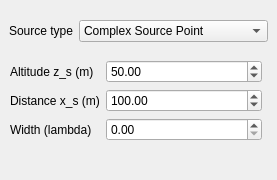
      <widget class="QWidget" name="tab_4">
       <attribute name="title">
        <string>source</string>
       </attribute>
       <widget class="QWidget" name="layoutWidget">
        <property name="geometry">
         <rect>
          <x>9</x>
          <y>20</y>
          <width>259</width>
          <height>31</height>
         </rect>
        </property>
        <layout class="QFormLayout" name="formLayout_9">
         <item row="0" column="0">
          <widget class="QLabel" name="apodisationLabel_3">
           <property name="text">
            <string>Source type</string>
           </property>
          </widget>
         </item>
         <item row="0" column="1">
          <widget class="QComboBox" name="sourceTypeComboBox">
           <property name="currentText">
            <string>Complex Source Point</string>
           </property>
           <property name="currentIndex">
            <number>0</number>
           </property>
           <item>
            <property name="text">
             <string>Complex Source Point</string>
            </property>
           </item>
          </widget>
         </item>
        </layout>
       </widget>
       <widget class="QWidget" name="layoutWidget_2">
        <property name="geometry">
         <rect>
          <x>10</x>
          <y>60</y>
          <width>252</width>
          <height>111</height>
         </rect>
        </property>
        <layout class="QFormLayout" name="formLayout_10">
         <item row="0" column="0">
          <widget class="QLabel" name="z_sLabel">
           <property name="text">
            <string>Altitude z_s (m)</string>
           </property>
          </widget>
         </item>
         <item row="1" column="0">
          <widget class="QLabel" name="x_sLabel">
           <property name="text">
            <string>Distance x_s (m)</string>
           </property>
          </widget>
         </item>
         <item row="2" column="0">
          <widget class="QLabel" name="widthLabel">
           <property name="text">
            <string>Width (lambda)</string>
           </property>
          </widget>
         </item>
         <item row="1" column="1">
          <widget class="QDoubleSpinBox" name="x_sDoubleSpinBox">
           <property name="locale">
            <locale language="English" country="UnitedStates"/>
           </property>
           <property name="keyboardTracking">
            <bool>false</bool>
           </property>
           <property name="maximum">
            <double>10000000.000000000000000</double>
           </property>
           <property name="value">
            <double>100.000000000000000</double>
           </property>
          </widget>
         </item>
         <item row="0" column="1">
          <widget class="QDoubleSpinBox" name="z_sDoubleSpinBox">
           <property name="locale">
            <locale language="English" country="UnitedStates"/>
           </property>
           <property name="keyboardTracking">
            <bool>false</bool>
           </property>
           <property name="maximum">
            <double>10000000.000000000000000</double>
           </property>
           <property name="value">
            <double>50.000000000000000</double>
           </property>
          </widget>
         </item>
         <item row="2" column="1">
          <widget class="QDoubleSpinBox" name="widthDoubleSpinBox">
           <property name="locale">
            <locale language="English" country="UnitedStates"/>
           </property>
           <property name="keyboardTracking">
            <bool>false</bool>
           </property>
          </widget>
         </item>
        </layout>
       </widget>
      </widget>
